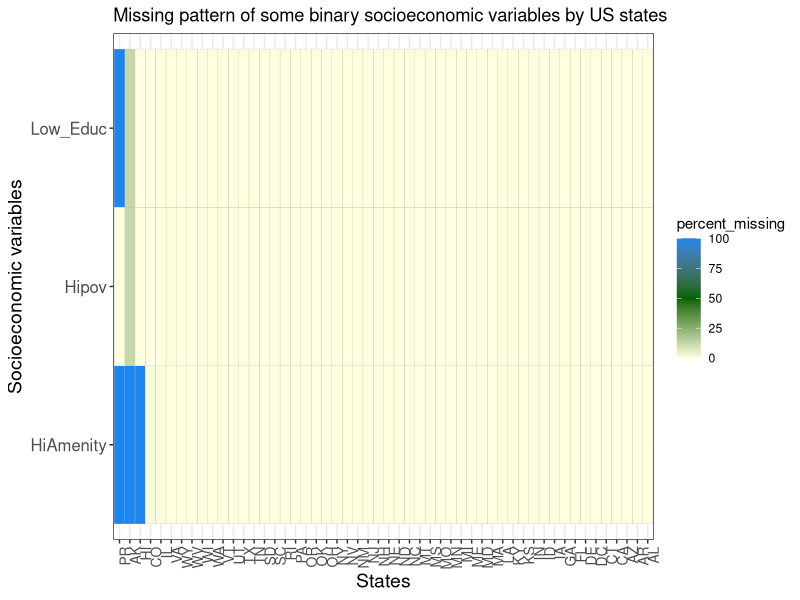
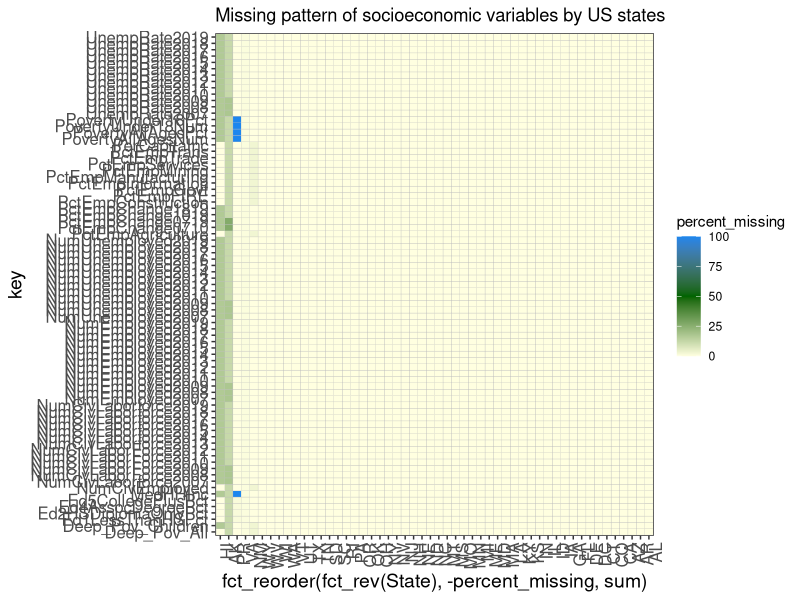

Generate these figures, in order, with R:
## ---- chunk 1
library(dplyr)
library(tidyverse)
library(ggplot2)
library(readxl)
## ---- chunk 2
# Read data from data/cleaned
rad <- read.csv(file = "data/cleaned/ruralAtlasDataCleaned.csv")
nrows <- nrow(rad)
## ---- chunk 3
# Just some initial insights without any graphs
missing_by_col <- colSums(is.na(rad)) %>% 
  sort(decreasing = TRUE)
## ---- chunk 4
# preprocess data
rad_binary <- rad[2:nrows, c(2, 83, 84, 85)] %>%
  rename(Low_Educ = Low_Education_2015_update) %>% # completely for visual purpose (i.e to save some space)
  dplyr::filter(State == lag(State)) %>% # the reason for this step is explained above
  gather(key, value, -State) %>%
  mutate(missing = ifelse(is.na(value), 1, 0)) %>%
  group_by(State, key) %>%
  summarize(percent_missing = mean(missing)*100)

# generate the plot
ggplot(rad_binary, aes(x = fct_reorder(fct_rev(State), -percent_missing, sum), y = key, fill = percent_missing)) +
  geom_tile(color = "grey") +
  scale_fill_gradientn(values = scales::rescale(c(0, 20, 40, 60, 80, 100)), 
                       colors = c("lightyellow", "darkgreen", "dodgerblue2")) +
  xlab("States") +
  ylab("Socioeconomic variables") +
  ggtitle("Missing pattern of some binary socioeconomic variables by US states") +
  theme_bw() +
  theme(axis.text.x=element_text(angle = 90, hjust = 1, size = 10), 
        axis.text.y=element_text(hjust = 1, size = 12), 
        axis.title.x = element_text(size = 14), 
        axis.title.y = element_text(size = 14))
## ---- chunk 5
# preprocess data
rad_rest <- rad[2:nrows, c(2, 4:82)] %>%
  gather(key, value, -State) %>%
  mutate(missing = ifelse(is.na(value), 1, 0)) %>%
  group_by(State, key) %>%
  summarize(percent_missing = mean(missing)*100)

# generate the plot
ggplot(rad_rest, aes(x =  fct_reorder(fct_rev(State), -percent_missing, sum), y =key, fill = percent_missing)) +
  geom_tile(color = "grey") +
  ggtitle("Missing pattern of socioeconomic variables by US states") +
  scale_fill_gradientn(values = scales::rescale(c(0, 20, 40, 60, 80, 100)), 
                       colors = c("lightyellow", "darkgreen", "dodgerblue2")) +
  theme_bw() +
  theme(axis.text.x=element_text(angle = 90, hjust = 1, size = 12), 
        axis.text.y=element_text(hjust = 1, size = 12), 
        axis.title.x = element_text(size = 14), 
        axis.title.y = element_text(size = 14))
